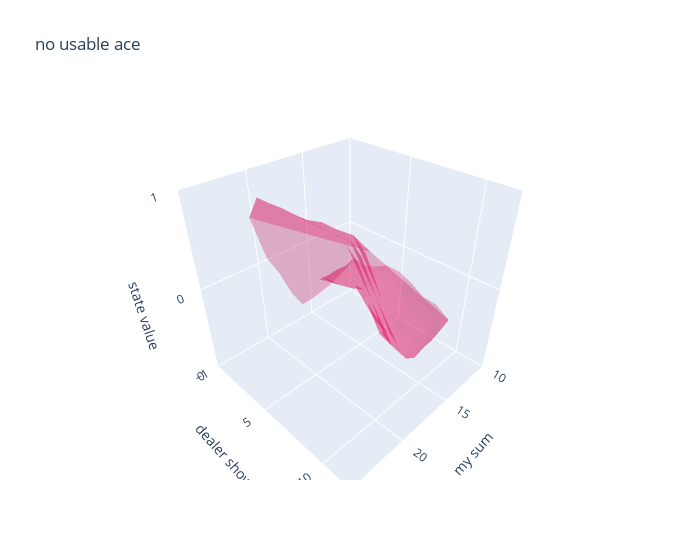

The notebook cell saved with this chart:
### Code cell
fig = go.Figure(
    data=[
        go.Mesh3d(
            x=[v[0][0] for v in V if v[0][2] % 2 == 0],
            y=[v[0][1] for v in V if v[0][2] % 2 == 0],
            z=[v[1] for v in V if v[0][2] % 2 == 0],
            opacity=0.5,
            color="rgba(244,22,100,0.6)",
        )
    ]
)

fig.update_layout(
    title="no usable ace",
    scene=dict(
        xaxis=dict(
            nticks=4,
            title="my sum",
            range=[10, 25],
        ),
        yaxis=dict(
            title="dealer show",
            nticks=4,
            range=[0, 12],
        ),
        zaxis=dict(
            title="state value",
            nticks=4,
            range=[-1, 1],
        ),
    ),
    width=700,
)

fig.show()

### Figure 1 — Plotly figure (JSON) as saved in the notebook; plotly's stock layout.template omitted (floating-point values rounded to 4 significant figures)
{"data": [{"color": "rgba(244,22,100,0.6)", "opacity": 0.5, "type": "mesh3d", "x": [12, 12, 12, 12, 12, 12, 12, 12, 12, 12, 13, 13, 13, 13, 13, 13, 13, 13, 13, 13, 14, 14, 14, 14, 14, 14, 14, 14, 14, 14, 15, 15, 15, 15, 15, 15, 15, 15, 15, 15, 16, 16, 16, 16, 16, 16, 16, 16, 16, 16, 17, 17, 17, 17, 17, 17, 17, 17, 17, 17, 18, 18, 18, 18, 18, 18, 18, 18, 18, 18, 19, 19, 19, 19, 19, 19, 19, 19, 19, 19, 20, 20, 20, 20, 20, 20, 20, 20, 20, 20, 21, 21, 21, 21, 21, 21, 21, 21, 21, 21], "y": [1, 2, 3, 4, 5, 6, 7, 8, 9, 10, 1, 2, 3, 4, 5, 6, 7, 8, 9, 10, 1, 2, 3, 4, 5, 6, 7, 8, 9, 10, 1, 2, 3, 4, 5, 6, 7, 8, 9, 10, 1, 2, 3, 4, 5, 6, 7, 8, 9, 10, 1, 2, 3, 4, 5, 6, 7, 8, 9, 10, 1, 2, 3, 4, 5, 6, 7, 8, 9, 10, 1, 2, 3, 4, 5, 6, 7, 8, 9, 10, 1, 2, 3, 4, 5, 6, 7, 8, 9, 10, 1, 2, 3, 4, 5, 6, 7, 8, 9, 10], "z": [-0.5036, -0.2494, -0.2823, -0.2134, -0.128, -0.1304, -0.1933, -0.2865, -0.2999, -0.4017, -0.5556, -0.2939, -0.2496, -0.219, -0.1715, -0.163, -0.3249, -0.3289, -0.4173, -0.4586, -0.5983, -0.2835, -0.2794, -0.1976, -0.1535, -0.1447, -0.3304, -0.3615, -0.4237, -0.5088, -0.6222, -0.2954, -0.2348, -0.1885, -0.1667, -0.1285, -0.3761, -0.4162, -0.4825, -0.5215, -0.6481, -0.2919, -0.2442, -0.2079, -0.1623, -0.09417, -0.4054, -0.4713, -0.5045, -0.5638, -0.6499, -0.1519, -0.1004, -0.1066, -0.01971, 0.01885, -0.1056, -0.3792, -0.4356, -0.4783, -0.4221, 0.1373, 0.1906, 0.2035, 0.2044, 0.2824, 0.3988, 0.09575, -0.224, -0.2425, -0.1055, 0.3565, 0.3921, 0.4414, 0.4313, 0.5066, 0.6233, 0.5885, 0.2785, -0.004411, 0.1421, 0.6499, 0.6483, 0.6565, 0.6544, 0.7079, 0.7603, 0.7938, 0.7472, 0.4325, 0.6231, 0.8741, 0.8766, 0.8893, 0.8837, 0.8958, 0.9369, 0.9372, 0.9541, 0.8887]}], "layout": {"scene": {"xaxis": {"nticks": 4, "range": [10, 25], "title": {"text": "my sum"}}, "yaxis": {"nticks": 4, "range": [0, 12], "title": {"text": "dealer show"}}, "zaxis": {"nticks": 4, "range": [-1, 1], "title": {"text": "state value"}}}, "title": {"text": "no usable ace"}, "width": 700}}
